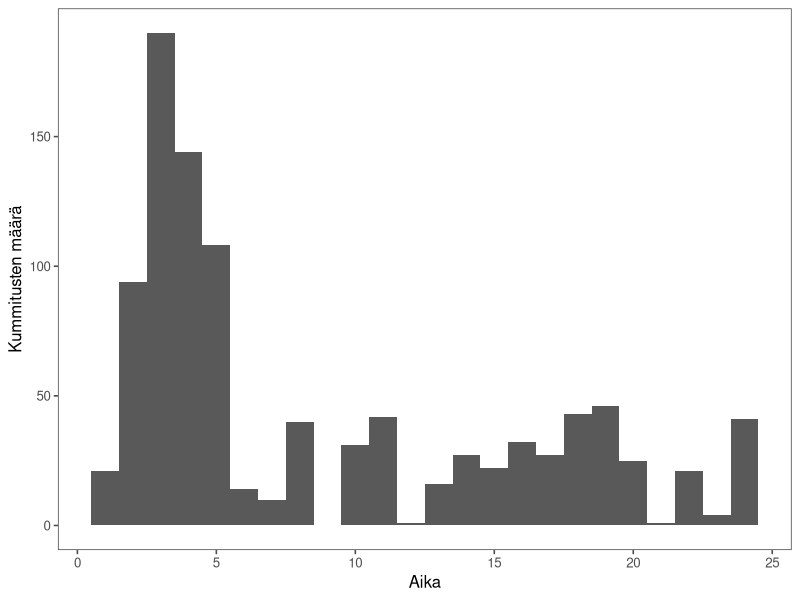
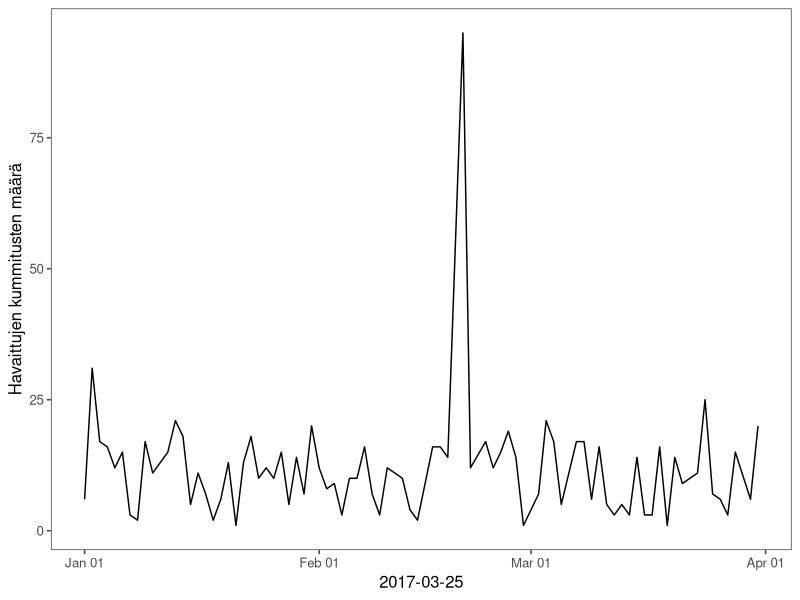

Write the R code that produced these figures, in order.
#Käytettävät kirjastot
library(ggplot2)
library(ggthemes)



set.seed(322)

# Kummitukset vs kellonaika -----------------------------------------------
aika <- sample(24,1000,T, prob=c(runif(1),2,4,3,2,runif(19)))
qplot(aika, geom="histogram", bins=24) +
  theme_few() +
  labs(x = "Aika", y = "Kummitusten määrä")
  

# Aikasarja kummituksista -------------------------------------------------
päivä <- sample(seq(as.Date('2017/01/01'), as.Date('2017/03/31'), by="day"),
                1000,
                T,
                prob = c(runif(50),4, runif(39)))


ggplot(data.frame(päivä), aes(x=päivä)) +
  scale_x_date(päivä, date_labels = "%b %d") +
  geom_line(stat="count") +
  theme_few() +
  labs(x = "Päivämäärä", y = "Havaittujen kummitusten määrä")



